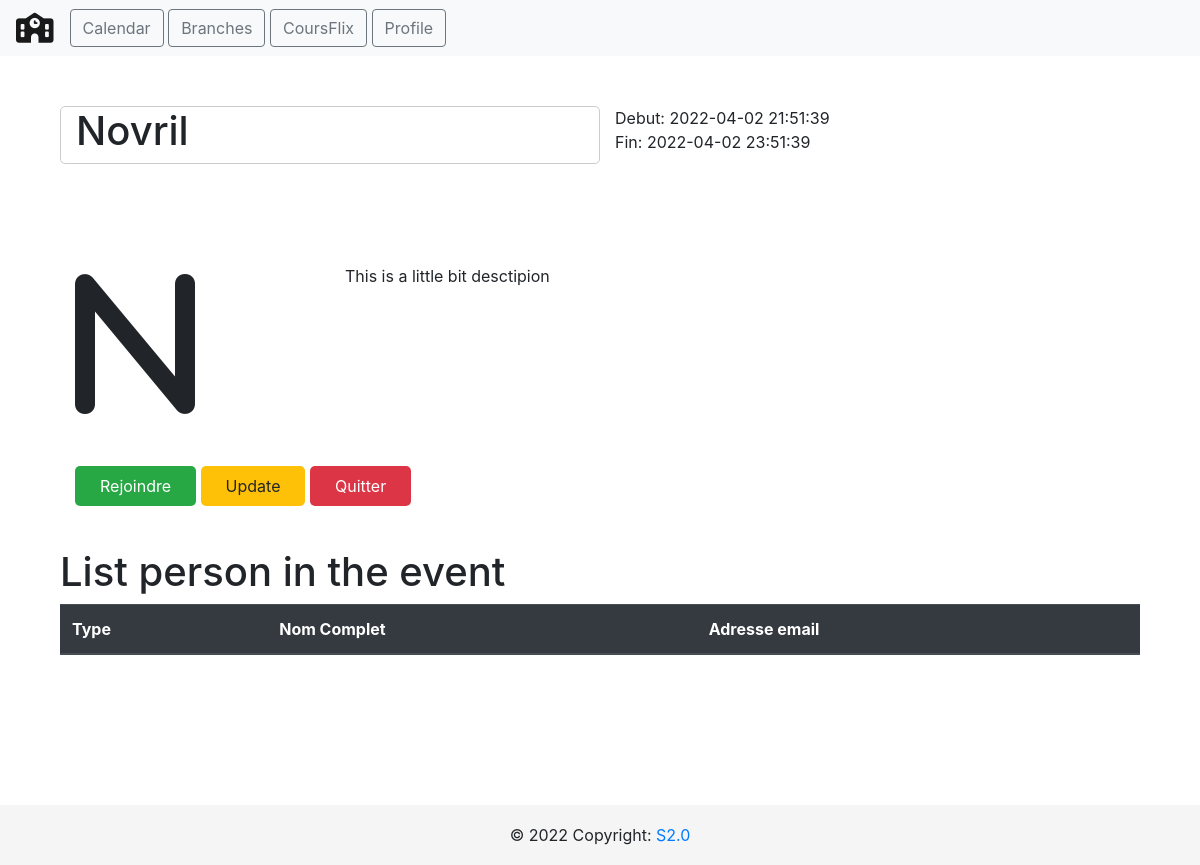
The page /calendar/event/1 on the database as committed earlier.
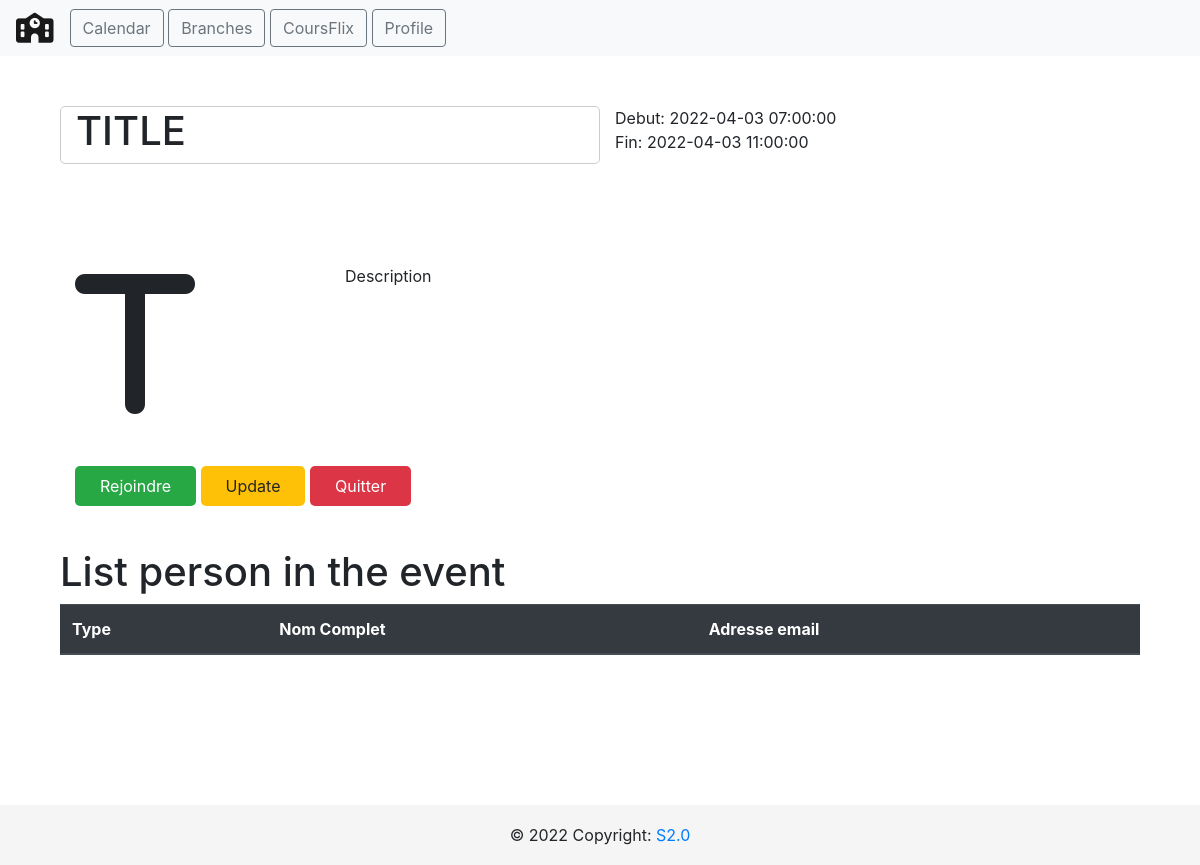
The same page on the database as committed later.
### tables this page shows
CREATE TABLE events (
                        event_id INTEGER NOT NULL, 
                        title VARCHAR(100), 
                        date_from INTEGER, 
                        date_to INTEGER, 
                        organizer INTEGER, event_description TEXT, category_id INTEGER, 
                        PRIMARY KEY (event_id)
                    );

### app.py (the view, shortened to what this page needs)
@api.route("/calendar/event/<int:id>")
def get_event(id):
    cursor = db.cursor()
    cursor.execute("SELECT * FROM events WHERE event_id = {}".format(id))
    rows = cursor.fetchall()
    event = rows
    cursor.execute("SELECT * FROM event_attendes WHERE event_id = {}".format(id))
    rows = cursor.fetchall()
    person_attendes = rows
    persons = []
    return render_template(
        "view_event.html",
        event={
            "event_id": event[0][0],
            "title": event[0][1],
            "start": event[0][2],
            "end": event[0][3],
            "organizer": event[0][4],
            "description": event[0][5],
            "category_id": event[0][6],
        },
        persons=persons,
    )

### templates/view_event.html (shortened to what this page needs)
{% extends "layout.html" %} {% block title %} {{event.title}} {% endblock %} {%
block head %} {{ super() }}
{% endblock %} {% block content %}
<section>
  <div class="container">
    <div class="row row-event event-header">
      <div class="col-md-6 event-title">
        <h1>{{event.title}}</h1>
      </div>
      <div class="col-md-6">
        <div class="row">
          <div class="col-md-12 event-date">Debut: {{event.start}}</div>
        </div>
        <div class="row">
          <div class="col-md-12 event-date">Fin: {{event.end}}</div>
        </div>
      </div>
    </div>
    <div class="row row-event">
      <div class="col-md-3 event-icon">
        <i class="fa-solid fa-{{event.title[0]|lower}} fa-10x"></i>
      </div>
      <div class="col-md-6 event-description">
        <div class="row">
          <div class="col-md-12">{{event.description}}</div>
        </div>
      </div>
    </div>
    <div class="row row-event">
      <div class="col-md-6">
        <a href="#" class="btn-event btn-success">Rejoindre</a>
        <a href="#" class="btn-event btn-warning" id="updater">Update</a>
        <a href="#" class="btn-event btn-danger">Quitter</a>
      </div>
    </div>
  </div>
</section>
<section>
  <div class="container">
    <div class="row">
      <div class="col-md-12">
        <h1>List person in the event</h1>
      </div>
    </div>
    <div class="row">
      <div class="col-md-12">
        <table class="table">
          <thead class="thead-dark">
            <th>Type</th>
            <th>Nom Complet</th>
            <th>Adresse email</th>
          </thead>
        </table>
      </div>
    </div>
  </div>
</section>
{% endblock %}

### templates/layout.html (shortened to what this page needs)
<!DOCTYPE html>
<html lang="en">
<head>
    {% block head %}
    <link rel="stylesheet" href="./css/profile.css">
    <link href="//netdna.bootstrapcdn.com/font-awesome/3.2.1/css/font-awesome.css" rel="stylesheet">
    <link rel="stylesheet" href="https://cdn.jsdelivr.net/npm/bootstrap@4.3.1/dist/css/bootstrap.min.css">
    {% endblock %}
</head>
<body>
    <nav class="navbar navbar-light bg-light">
        <form class="form-inline">
            <a href="#" class="navbar-brand navbar-left">
                <i class="fa fa-school fa-xl"></i>
            </a>
            <span>
                <a href="/calendar">
                    <button class="btn btn btn-outline-secondary" type="button">
                        Calendar
                    </button>
                </a>
                <a href="/courses">
                    <button class="btn btn btn-outline-secondary" type="button">
                        Branches
                    </button>
                </a>
                <a href="/cursusflix">
                    <button class="btn btn btn-outline-secondary" type="button">
                        CoursFlix
                    </button>
                </a>
                <a href="/profile">
                    <button class="btn btn btn-outline-secondary" type="button">
                        Profile
                    </button>
                </a>
            </span>
        </form>
    </nav>
    <div class="container">
{% block content %}{% endblock %}
    </div>
    <footer class="footer">
        <div class="footer-copyright text-center">© 2022 Copyright:
          <a href="/">S2.0</a>
        </div>
      </footer>
</body>
</html>

### templates/css/profile.css (style rules this page uses)
body { color: #6F8BA4; margin-top:20px; }

### templates/layout.html (style rules this page uses)
footer { position: stick; bottom: 0; width: 100%; height: 60px; line-height: 60px; background-color: #f5f5f5; }
body { min-height: 100vh!important; }

### templates/view_event.html (style rules this page uses)
.row-event { margin: 50px auto; }
.event-title { border: 1px solid #ccc; border-radius: 5px; decoration: underline; }
.btn-event { min-width: 60px; padding: 10px 25px; border-radius: 5px; }
.table { margin-bottom: 150px; }

Rows that differ between the two databases and show on the page:
changed events: title "Novril" → "TITLE"; start "2022-04-02 21:51:39" → "2022-04-03 07:00:00"; end "2022-04-02 23:51:39" → "2022-04-03 11:00:00"; description "This is a little bit desctipion" → "Description"
